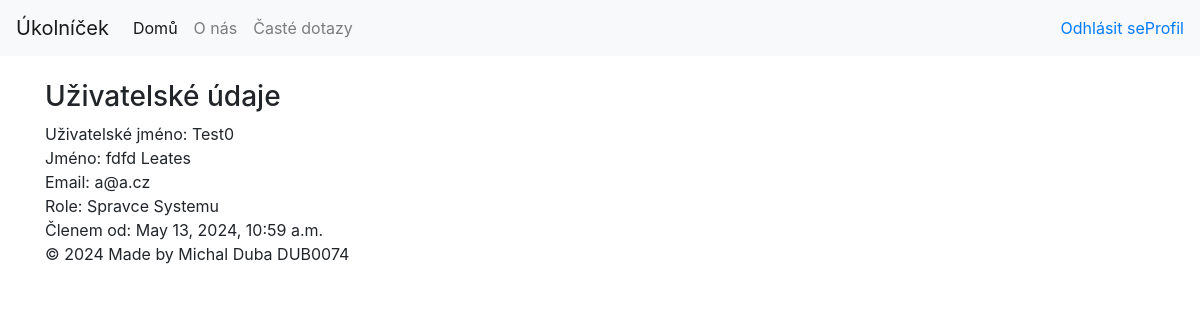
Page /user/3/ (signed in) on the earlier database version.
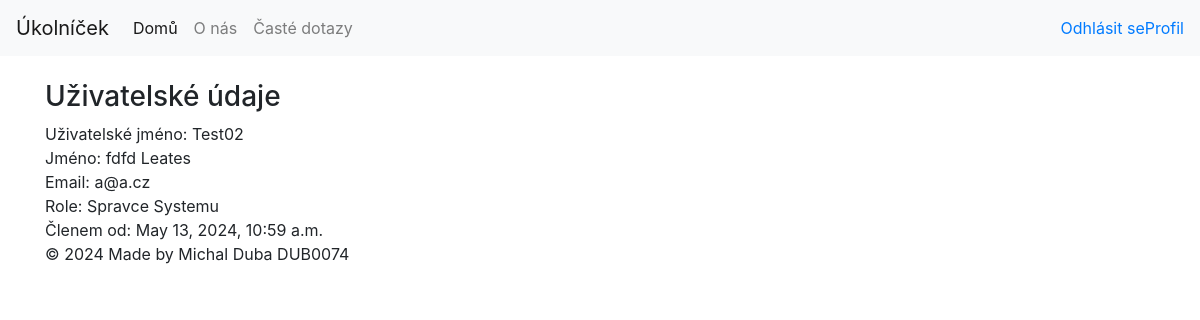
Same page on the later database version.
### UkolnicekApp/models.py (models this page shows, shortened)
class Uzivatel(models.Model):
    uzivatel_id = models.AutoField(primary_key=True)
    uzivatelske_jmeno = models.CharField(max_length=25, null=False)
    krestni_jmeno = models.CharField(max_length=25, null=False)
    prijmeni = models.CharField(max_length=25, null=False)
    heslo = models.CharField(max_length=255, null=False)
    email = models.CharField(max_length=50, null=False)
    role = models.ForeignKey(Role, on_delete=models.DO_NOTHING)
    datum_vytvoreni = models.DateTimeField(null=False)
    posledni_zmena = models.DateTimeField(blank=True, null=True)
    posledni_login = models.DateTimeField(blank=True, null=True)
    prihlasen = models.BooleanField(null=False)

class Role(models.Model):
    role_id = models.AutoField(primary_key=True)
    nazev = models.CharField(max_length=25, null=False)
    privilegie = models.CharField(max_length=255, null=False)
    datum_vytvoreni = models.DateTimeField(null=False)
    posledni_zmena = models.DateTimeField(blank=True, null=True)

### UkolnicekApp/views.py (the view)
# urls.py: path('user/<int:user_id>/', views.user, name='user'),
def user(request, user_id):
    loggedIn = isUserLoggedIn(request)
    if (loggedIn):
        userId = request.session["user_id"]
    user = get_object_or_404(Uzivatel, pk=user_id)
    return render(request, 'UkolnicekApp/user.html', {'user': user, 'loggedIn': loggedIn, 'userId': userId})#userId je tady kvuli base layout navigaci, pouziva se pro vsechny views

### UkolnicekApp/views.py (called while the page is built)
def isUserLoggedIn(request):
    if ("username" not in request.session):
        request.session["username"] = None
        request.session["user_id"] = None
    if (request.session["username"] != None):
        return True
    return False

### templates/UkolnicekApp/user.html (shortened to what this page needs)
{% extends 'UkolnicekApp/base.html' %}
{% block content %}
<h3>Uživatelské údaje</h3>
<div>Uživatelské jméno: {{ user.uzivatelske_jmeno }}</div>
<div>Jméno: {{ user.krestni_jmeno }} {{user.prijmeni }}</div>
<div>Email: {{ user.email }}</div>
<div>Role: {{ user.role.nazev }}</div>
<div>Členem od: {{user.datum_vytvoreni}}</div>
{% endblock %}

Differences in the rows shown:
changed Uzivatel "fdfd": uzivatelske_jmeno "Test0" → "Test02"
